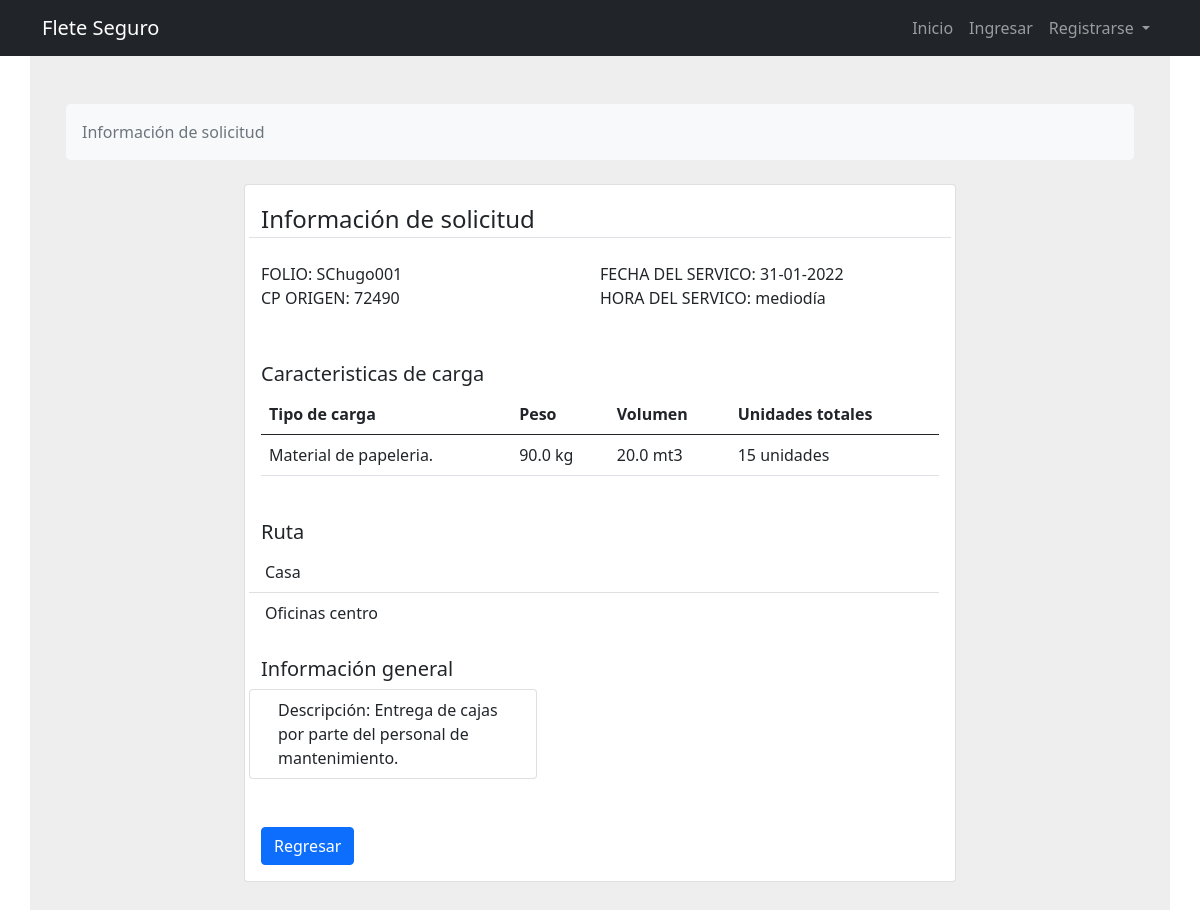
/fletes/solicitud/detalle/hugo-1, run on the app's committed database.
### fletes/models.py (models this page shows, shortened)
class Solicitud(models.Model):
    cliente_id = models.ForeignKey(Cliente, on_delete=models.CASCADE)
    folio = models.CharField(verbose_name="Folio", max_length=20, editable=False, unique = True)
    creado = models.DateTimeField(editable=False)
    modificado = models.DateTimeField()
    descripcion_servicio = models.TextField(verbose_name="Descripción de servicio")
    caracteristicas_carga = models.TextField(verbose_name="Tipo de carga")
    peso_carga = models.FloatField(verbose_name="Peso de la carga(kg)")
    volumen_carga = models.FloatField(verbose_name="Volumen de la carga(mts3)")
    unidades_totales = models.IntegerField(verbose_name="Unidades totales de la carga")
    fecha_servicio = models.DateTimeField(verbose_name="Fecha de servicio", validators=[validate_date])
    hora = models.TimeField(verbose_name="Hora de servicio")
    tiempo_carga = models.IntegerField(verbose_name="Tiempo máximo para la carga(min)")
    domicilio_id = models.ForeignKey(Domicilios, on_delete=models.PROTECT, verbose_name="Origen")
    estado_solicitud = models.CharField(verbose_name="Estado", choices=ESTADO_SOLICITUD, max_length=40, default="Guardada")
    tiempo_total = models.FloatField(verbose_name="Tiempo total del viaje", null=True, blank=True)
    km_total = models.FloatField(verbose_name="Km totales del viaje", null=True, blank=True)
    slug = models.SlugField(null=True, blank=True)
    material_peligroso = models.BooleanField(
        verbose_name="Es material peligroso",
        default=False,)
    motivo_cancelacion = models.TextField(verbose_name="Motivo de cancelación")
    activo = models.BooleanField(
        verbose_name="Activo",
        default=True,)

class Domicilios(models.Model):
    cliente_id = models.ForeignKey(Cliente, on_delete=models.CASCADE)
    creado = models.DateTimeField(editable=False)
    modificado = models.DateTimeField()
    nombre = models.CharField(verbose_name="Nombre para identificar domicilio", max_length=100)
    calle = models.CharField(verbose_name="Calle", max_length=100)
    num_ext = models.CharField(verbose_name="Numero exterior", max_length=100)
    num_int = models.CharField(verbose_name="Numero interior", max_length=100, default="", blank=True)
    colonia = models.CharField(verbose_name="Colonia", max_length=100)
    municipio = models.CharField(verbose_name="Municipio o alcadía", max_length=100)
    cp = models.CharField(verbose_name="Código postal",max_length=100,)
    estado = models.CharField(verbose_name="Estado", choices=ESTADOS, max_length=40)
    referencias = models.TextField(verbose_name="Refrencias del domicilio")
    longitud = models.FloatField(verbose_name="Longitud", null=True, blank=True)
    latitud = models.FloatField(verbose_name="Latitud", null=True, blank=True)
    is_valid = models.BooleanField(verbose_name="Es válido", default=True)
    google_format = models.CharField(verbose_name="Dirección completa", max_length=100, null=True, blank=True)
    google_place_id = models.CharField(verbose_name="Google place ID", max_length=40, null=True, blank=True)
    slug = models.SlugField(null=True, blank=True)
    def __str__(self):
        return f'{self.nombre}'

class Destino(models.Model):
    solicitud_id = models.ForeignKey(Solicitud, on_delete=models.CASCADE)
    domicilio_id = models.ForeignKey(Domicilios, on_delete=models.PROTECT)
    tiempo_descarga = models.IntegerField(verbose_name="Tiempo máximo para la descarga(min)")
    unidades_entregar = models.IntegerField(verbose_name="Unidades a entregar en este destino")

### fletes/views.py (the view)
# urls.py: path('solicitud/detalle/<slug:slug>', SolicitudDetalle.as_view(), name='detalle-solicitud'),
class SolicitudDetalle(DetailView):
    model = Solicitud
    template_name = 'fletes/solicitud.html'
    def get_context_data(self, *args, **kwargs):
        context = super().get_context_data(*args, **kwargs)
        solicitud = self.get_object()
        destinos = Destino.objects.filter(solicitud_id=solicitud)
        context['destinos'] = destinos
        return context

### fletes/templates/fletes/solicitud.html (shortened to what this page needs)
{% extends 'base.html' %}
{% load crispy_forms_tags %}
{% block content %}
    <section style="background-color: #eee;">
        <div class="container py-5 mt-4r">
            <div class="row justify-content-center">
                <div class="col">
                    <nav aria-label="breadcrumb" class="bg-light rounded-3 p-3 mb-4">
                        <ol class="breadcrumb mb-0">
                            <li class="breadcrumb-item active" aria-current="page">Información de solicitud</li>
                        </ol>
                    </nav>
                </div>
            </div>
            <div class="row">
                <div class="col-12 justify-content-center">
                    <div class="col-lg-8 offset-lg-2">
                        <div class="card mb-4">
                            <div class="card-body">
                                <div class="row">
                                    <legend class="border-bottom mb-4">Información de solicitud</legend>
                                    <div class="row justify-content-center align-items-center">
                                        <div class="col-md-6 mb-1">
                                            FOLIO: {{solicitud.folio}}<br>
                                            CP ORIGEN: {{solicitud.domicilio_id.cp}}
                                        </div>
                                        <div class="col-md-6 mb-1">
                                            FECHA DEL SERVICO: {{solicitud.fecha_servicio|date:"d-m-Y"}}<br>
                                            HORA DEL SERVICO: {{solicitud.hora}}
                                        </div>
                                    </div>
                                    <p class="h5 mt-5">Caracteristicas de carga</p>
                                    <div class="col-md-12 mb-1">
                                        <div class="table-responsive">
                                            <table class="table">
                                                <thead>
                                                    <tr>
                                                    <th scope="col">Tipo de carga</th>
                                                    <th scope="col">Peso</th>
                                                    <th scope="col">Volumen</th>
                                                    <th scope="col">Unidades totales</th>
                                                    </tr>
                                                </thead>
                                                <tbody>
                                                    <tr>
                                                    <td>{{solicitud.caracteristicas_carga}}</td>
                                                    <td>{{solicitud.peso_carga}} kg</td>
                                                    <td>{{solicitud.volumen_carga}} mt3</td>
                                                    <td>{{solicitud.unidades_totales}} unidades</td>
                                                    </tr>
                                                </tbody>
                                            </table>
                                        </div>
                                    </div>
                                    <h5 class="card-text mt-4">Ruta</h5>
                                    <ul class="list-group list-group-flush">
                                        {% if destinos %}
                                            {% for destino in destinos %}
                                                <li class="list-group-item">{{ destino.domicilio_id }} </li>
                                            {% endfor %}
                                        {% else %}
                                            <li class="list-group-item">No hay destinos</li>
                                        {% endif %}
                                    </ul>
                                    <p class="h5 mt-4">Información general</p>
                                    <div class="card" style="width: 18rem;">
                                        <ul class="list-group list-group-flush">
                                          <li class="list-group-item">Descripción: {{ solicitud.descripcion_servicio }}</li>
                                        </ul>
                                    </div>
                                    <div class="row justify-content-between mt-4">
                                        <div class="col-auto">
                                            <a href="{% url 'fletes:solicitudes' %}"><button type="button" class="btn btn-primary mt-4"> Regresar </button></a>
                                    </div>
                                </div>
                            </div>
                        </div>
                        </div>
                    </div>
                </div>
            </div>
        </div>
    </section>
{% endblock content %}

### data on the page
Solicitud: folio "SChugo001", domicilio_id.cp "72490", fecha_servicio "31-01-2022", hora "mediodía", caracteristicas_carga "Material de papeleria.", peso_carga "90.0", volumen_carga "20.0", unidades_totales "15", descripcion_servicio "Entrega de cajas por parte del personal de mantenimiento."
Destino: domicilio_id "Casa"
Destino: domicilio_id "Oficinas centro"
